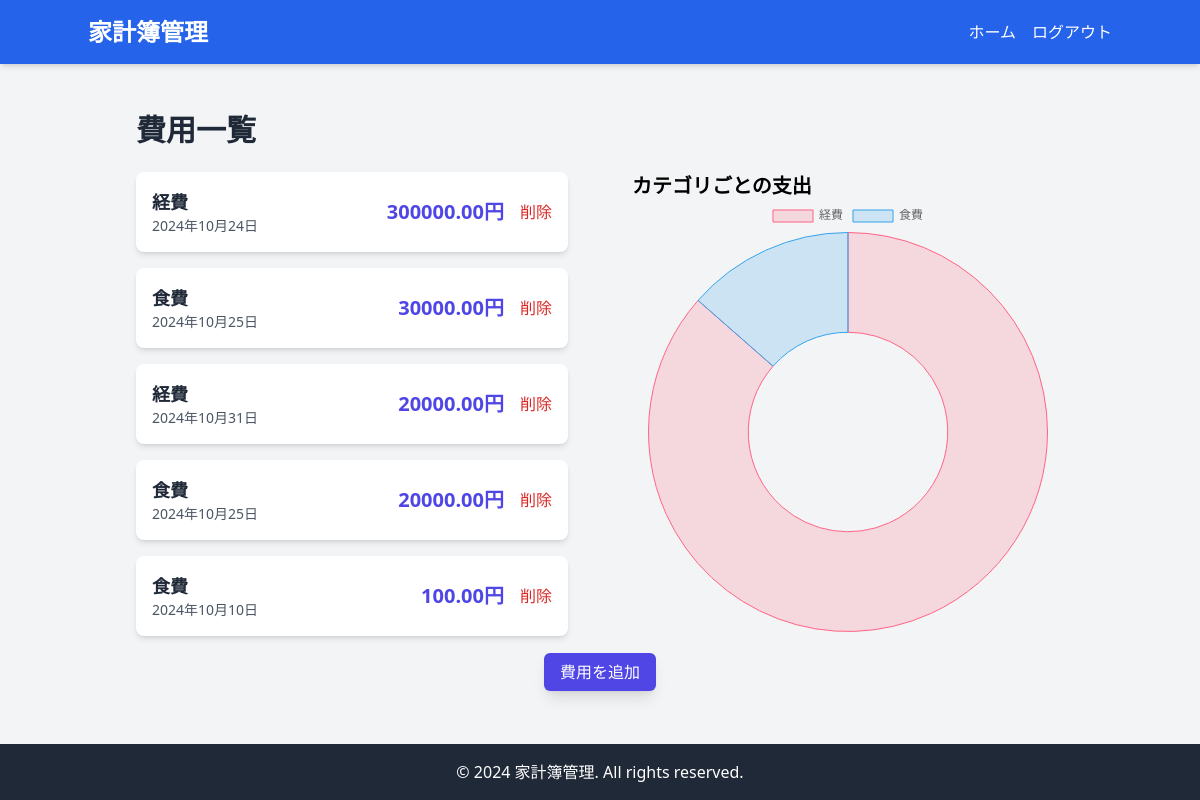
The app's page /expenses/ (signed in), older data.
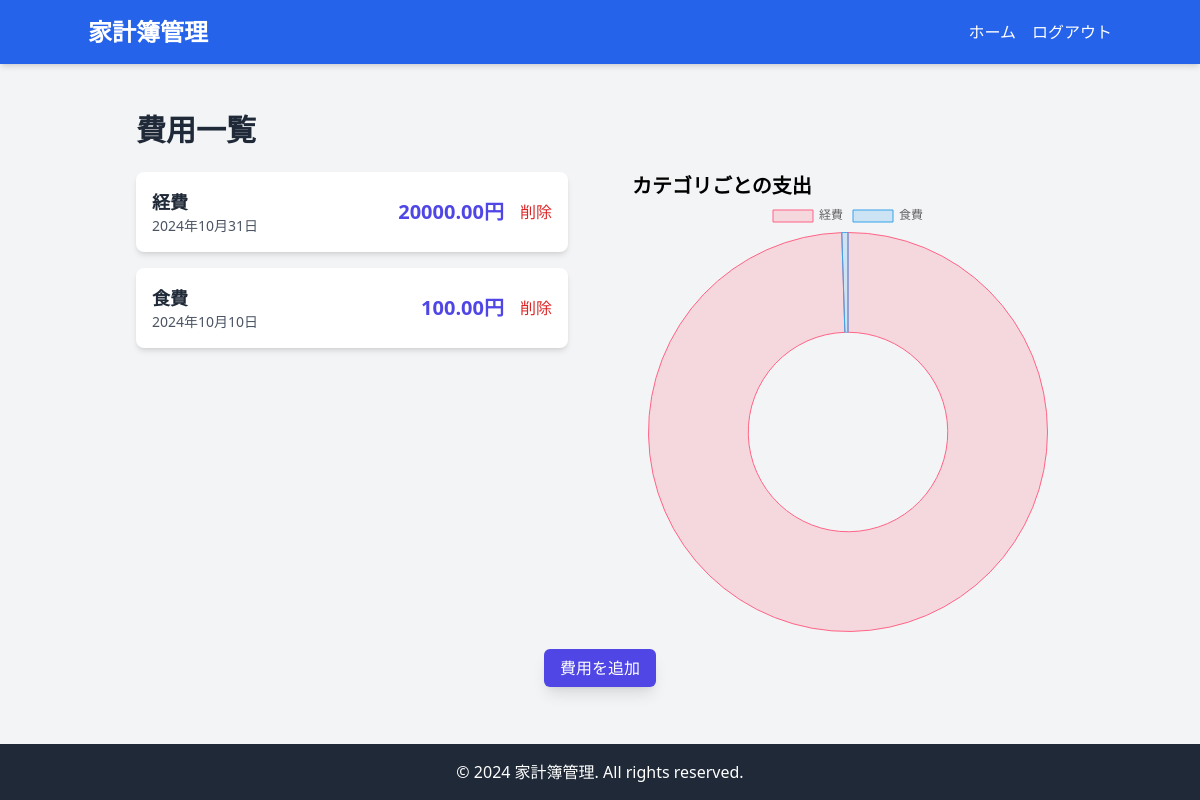
The same page, newer data.
### expenses/models.py (models this page shows, shortened)
class Expense(models.Model):
    category = models.ForeignKey(Category, on_delete=models.CASCADE)
    amount = models.DecimalField(max_digits=10, decimal_places=2)
    date = models.DateField()
    description = models.TextField(blank=True)
    user = models.ForeignKey(User, on_delete=models.CASCADE)  # ユーザーと関連付け

class Category(models.Model):
    name = models.CharField(max_length=100)
    def __str__(self):
        return self.name

### expenses/views.py (the view)
# urls.py: path('expenses/', views.expense_list, name='expense_list'),
@login_required(login_url='/accounts/login/')
def expense_list(request):
    expenses = Expense.objects.filter(user=request.user)
    category_totals = expenses.values('category__name').annotate(total=Sum('amount'))
    print(category_totals)
    return render(request, 'expenses/expense_list.html', {'expenses': expenses, 'category_totals': category_totals})

### templates/expenses/expense_list.html (shortened to what this page needs)
{% extends 'base.html' %}
{% block content %}
<div class="container mx-auto p-6">
    <h2 class="text-3xl font-bold mb-6 text-gray-800">費用一覧</h2>
    <div class="flex justify-between">
        <div class="w-1/2 mr-8">
            <ul class="space-y-4">
                {% for expense in expenses %}
                    <li class="bg-white p-4 rounded-lg shadow-md flex justify-between items-center">
                        <div>
                            <p class="text-lg font-semibold text-gray-800">{{ expense.category }}</p>
                            <p class="text-sm text-gray-600">{{ expense.date }}</p>
                        </div>
                        <div class="flex items-center space-x-4">
                            <p class="text-xl font-bold text-indigo-600">{{ expense.amount }}円</p>
                            <form method="post" action="{% url 'delete_expense' expense.id %}">
                                <button type="submit" class="text-red-600 hover:underline">削除</button>
                            </form>
                        </div>
                    </li>
                {% empty %}
                    <p class="text-center text-gray-500">費用が登録されていません。</p>
                {% endfor %}
            </ul>
        </div>
        <div class="w-1/2 ml-8">
            <h3 class="text-xl font-bold">カテゴリごとの支出</h3>
            <canvas id="expenseChart" width="400" height="400"></canvas>
        </div>
    </div>
    <script>
        // DjangoテンプレートからPythonのデータをJavaScriptに渡す
        const categoryLabels = [
            {% for total in category_totals %}
                "{{ total.category__name }}",
            {% endfor %}
        ];
        const categoryData = [
            {% for total in category_totals %}
                {{ total.total }},
            {% endfor %}
        ];
        const ctx = document.getElementById('expenseChart').getContext('2d');
        const expenseChart = new Chart(ctx, {
            type: 'doughnut',  // 円グラフのタイプ
            data: {
                labels: categoryLabels,  // カテゴリ名
                datasets: [{
                    label: 'カテゴリごとの支出',
                    data: categoryData,  // 金額データ
                    backgroundColor: [
                        'rgba(255, 99, 132, 0.2)',
                        'rgba(54, 162, 235, 0.2)',
                        'rgba(255, 206, 86, 0.2)',
                        'rgba(75, 192, 192, 0.2)',
                        'rgba(153, 102, 255, 0.2)',
                        'rgba(255, 159, 64, 0.2)'
                    ],
                    borderColor: [
                        'rgba(255, 99, 132, 1)',
                        'rgba(54, 162, 235, 1)',
                        'rgba(255, 206, 86, 1)',
                        'rgba(75, 192, 192, 1)',
                        'rgba(153, 102, 255, 1)',
                        'rgba(255, 159, 64, 1)'
                    ],
                    borderWidth: 1
                }]
            },
            options: {
                responsive: true,
                plugins: {
                    legend: {
                        position: 'top',
                    },
                }
            }
        });
    </script>
    <div class="mt-6 text-center">
        <a href="{% url 'add_expense' %}" class="text-white bg-indigo-600 hover:bg-indigo-700 px-4 py-2 rounded-md shadow-lg">
            費用を追加
        </a>
    </div>
</div>
{% endblock %}

Row changes from the older to the newer data that the page shows:
removed Expense: category "経費", date "2024年10月24日", amount "300000.00"
removed Expense: category "食費", date "2024年10月25日", amount "30000.00"
removed Expense: category "食費", date "2024年10月25日", amount "20000.00"
Text that changed along with them:
chart data {{ total.total }}: 320000, 50100 → 20000, 100
